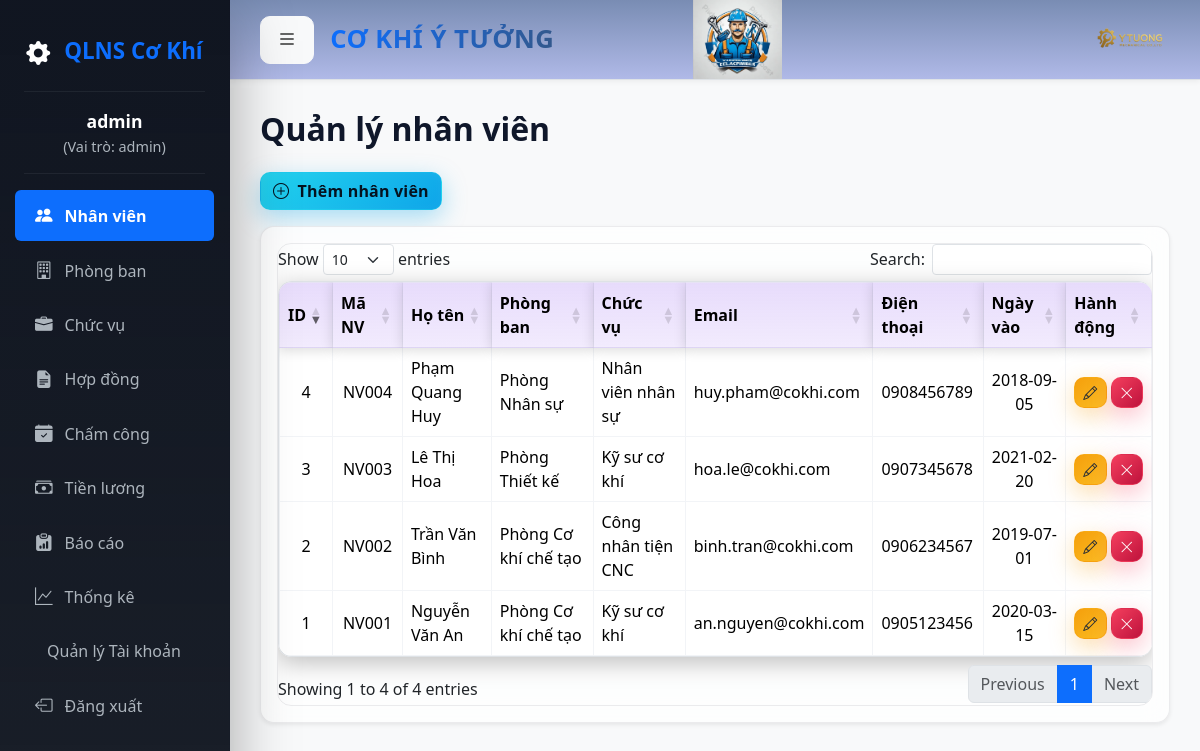
The page /employees.php (signed in) on the database its author committed.
### tables this page shows
CREATE TABLE employees (
  id INT AUTO_INCREMENT PRIMARY KEY,
  employee_code VARCHAR(50) UNIQUE,
  full_name VARCHAR(200),
  dob DATE,
  gender ENUM('M','F'),
  address VARCHAR(255),
  phone VARCHAR(50),
  email VARCHAR(150),
  join_date DATE,
  department_id INT,
  position_id INT,
  FOREIGN KEY (department_id) REFERENCES departments(id),
  FOREIGN KEY (position_id) REFERENCES positions(id)
);

CREATE TABLE departments (
  id INT AUTO_INCREMENT PRIMARY KEY,
  name VARCHAR(150),
  code VARCHAR(50),
  description TEXT
);

CREATE TABLE positions (
  id INT AUTO_INCREMENT PRIMARY KEY,
  title VARCHAR(150),
  level VARCHAR(50),
  description TEXT
);

### employees.php (the view, shortened to what this page needs)
<?php
include "inc/header.php";
$employees = $pdo->query("SELECT e.*, d.name as department_name, p.title as position_title
    FROM employees e
    LEFT JOIN departments d ON e.department_id=d.id
    LEFT JOIN positions p ON e.position_id=p.id
    ORDER BY e.id DESC")->fetchAll(PDO::FETCH_ASSOC);
?>
<h2 class="mb-4 fw-bold">Quản lý nhân viên</h2>
<button class="btn btn-success mb-3" data-bs-toggle="modal" data-bs-target="#addModal">
    <i class="bi bi-plus-circle me-1"></i> Thêm nhân viên
</button>
<div class="card shadow-sm glass">
    <div class="card-body">
        <div class="table-responsive">
            <table id="employeeTable" class="table table-bordered table-hover" style="width:100%">
                <thead class="text-center">
                    <tr>
                        <th>ID</th>
                        <th>Mã NV</th>
                        <th>Họ tên</th>
                        <th>Phòng ban</th>
                        <th>Chức vụ</th>
                        <th>Email</th>
                        <th>Điện thoại</th>
                        <th>Ngày vào</th>
                        <th>Hành động</th>
                    </tr>
                </thead>
                <tbody>
                    <?php foreach($employees as $e) { ?>
                    <tr>
                        <td class="text-center"><?= $e['id'] ?></td>
                        <td class="text-center"><?= $e['employee_code'] ?></td>
                        <td><?= htmlspecialchars($e['full_name']) ?></td>
                        <td><?= htmlspecialchars($e['department_name']) ?></td>
                        <td><?= htmlspecialchars($e['position_title']) ?></td>
                        <td><?= htmlspecialchars($e['email']) ?></td>
                        <td><?= htmlspecialchars($e['phone']) ?></td>
                        <td class="text-center"><?= $e['join_date'] ?></td>
                        <td class="text-center">
                            <a href="#" class="btn btn-warning btn-sm" data-bs-toggle="modal"
                                data-bs-target="#editModal<?= $e['id'] ?>" title="Sửa">
                                <i class="bi bi-pencil"></i>
                            </a>
                            <a href="?delete=<?= $e['id'] ?>" class="btn btn-danger btn-sm"
                                onclick="return confirm('Xóa nhân viên này và tất cả dữ liệu liên quan?')" title="Xóa">
                                <i class="bi bi-x-lg"></i>
                            </a>
                        </td>
                    </tr>
                    <?php } ?>
                </tbody>
            </table>
        </div>
    </div>
</div>
<link href="https://cdn.datatables.net/1.13.4/css/dataTables.bootstrap5.min.css" rel="stylesheet">
<?php include "inc/footer.php"; ?>

### assets/css/style.css (style rules this page uses)
:root { --bg-1: #0b0f19; --bg-2: #0f172a; --panel: rgba(17, 25, 40, 0.65); --panel-border: rgba(255, 255, 255, 0.08); --text: #e2e8f0; --muted: #94a3b8; --primary: #7c3aed; --primary-600: #6d28d9; --primary-700: #5b21b6; --success: #22d3ee; --danger: #f43f5e; --warning: #f59e0b; --surface-blur: blur(12px); --radius: 14px; --shadow-sm: 0 6px 24px rgba(0, 0, 0, 0.25); --shadow-lg: 0 20px 60px rgba(0, 0, 0, 0.35); }
body { background: radial-gradient( 1200px 800px at 10% 10%, rgba(124, 58, 237, 0.16), transparent 40% ), radial-gradient( 900px 700px at 90% 20%, rgba(34, 211, 238, 0.12), transparent 45% ), radial-gradient( 800px 600px at 30% 80%, rgba(244, 63, 94, 0.1), transparent 45% ), linear-gradient(180deg, var(--bg-1), var(--bg-2)); color: var(--text); font-family: "Segoe UI", Tahoma, Geneva, Verdana, sans-serif; min-height: 100vh; -webkit-font-smoothing: antialiased; }
table { background: var(--panel); backdrop-filter: var(--surface-blur); -webkit-backdrop-filter: var(--surface-blur); border: 1px solid var(--panel-border); border-radius: var(--radius); overflow: hidden; box-shadow: var(--shadow-sm); }
table th, table td { vertical-align: middle; color: var(--text); border-color: rgba(148, 163, 184, 0.12) !important; }
table th { text-align: center; background: linear-gradient( 180deg, rgba(124, 58, 237, 0.18), rgba(124, 58, 237, 0.1) ); color: #faf5ff; }
.btn { border-radius: 10px; font-weight: 600; letter-spacing: 0.2px; transition: transform 0.2s ease, box-shadow 0.2s ease, background 0.2s ease; }
.btn-success { background: linear-gradient(135deg, var(--success), #0ea5e9); border: 1px solid rgba(34, 211, 238, 0.35); box-shadow: 0 8px 24px rgba(14, 165, 233, 0.35), inset 0 0 12px rgba(255, 255, 255, 0.04); color: #05121f; }
.btn-danger { background: linear-gradient(135deg, var(--danger), #be123c); border: 1px solid rgba(244, 63, 94, 0.4); box-shadow: 0 8px 24px rgba(190, 18, 60, 0.35), inset 0 0 12px rgba(255, 255, 255, 0.03); }
.glass { background: var(--panel); border: 1px solid var(--panel-border); backdrop-filter: var(--surface-blur); -webkit-backdrop-filter: var(--surface-blur); border-radius: var(--radius); box-shadow: var(--shadow-sm); }
@media (prefers-color-scheme: light) { :root { --bg-1: #f5f7fb; --bg-2: #e9eef7; --panel: rgba(255, 255, 255, 0.75); --panel-border: rgba(15, 23, 42, 0.08); --text: #0f172a; --muted: #475569; } }
@media (prefers-color-scheme: light) { body { color: var(--text); } }
@media (prefers-color-scheme: light) { table th { color: #2e1065; } }
.table-responsive { overflow-x: auto; -webkit-overflow-scrolling: touch; border-radius: var(--radius); border: 1px solid var(--panel-border); }
.card, .glass { transition: transform 0.2s ease, box-shadow 0.2s ease; }
.table { position: relative; isolation: isolate; }
.table thead th { position: sticky; top: 0; z-index: 2; backdrop-filter: var(--surface-blur); -webkit-backdrop-filter: var(--surface-blur); box-shadow: inset 0 -1px 0 rgba(255, 255, 255, 0.06), 0 2px 12px rgba(0, 0, 0, 0.15); }
.table::before { content: ""; position: absolute; inset: -1px; border-radius: calc(var(--radius) + 6px); background: radial-gradient( 1200px 400px at 20% -10%, rgba(124, 58, 237, 0.25), transparent 40% ), radial-gradient( 900px 300px at 120% -20%, rgba(34, 211, 238, 0.22), transparent 45% ); filter: blur(14px); z-index: -1; pointer-events: none; }
.table tbody tr { transition: transform 0.18s ease, box-shadow 0.18s ease, background 0.18s ease, border-color 0.18s ease; }
.table tbody tr + tr { border-top: 1px solid rgba(148, 163, 184, 0.08); }
.btn-warning, .btn-outline-warning { color: #1f2937; background: linear-gradient(135deg, var(--warning), #fbbf24); border: 1px solid rgba(245, 158, 11, 0.45); box-shadow: 0 8px 24px rgba(245, 158, 11, 0.35); }
.btn-danger, .btn-outline-danger { box-shadow: 0 8px 24px rgba(244, 63, 94, 0.35); }

### inc/header.php (style rules this page uses)
body { background-color: #f8f9fa; font-family: 'Segoe UI', Tahoma, Geneva, Verdana, sans-serif; overflow-x: hidden; }

### rows shown on the page
employees: id "4", employee_code "NV004", full_name "Phạm Quang Huy", department.name "Phòng Nhân sự", position.title "Nhân viên nhân sự", email "huy.pham@cokhi.com", phone "0908456789", join_date "2018-09-05"
employees: id "3", employee_code "NV003", full_name "Lê Thị Hoa", department.name "Phòng Thiết kế", position.title "Kỹ sư cơ khí", email "hoa.le@cokhi.com", phone "0907345678", join_date "2021-02-20"
employees: id "2", employee_code "NV002", full_name "Trần Văn Bình", department.name "Phòng Cơ khí chế tạo", position.title "Công nhân tiện CNC", email "binh.tran@cokhi.com", phone "0906234567", join_date "2019-07-01"
employees: id "1", employee_code "NV001", full_name "Nguyễn Văn An", department.name "Phòng Cơ khí chế tạo", position.title "Kỹ sư cơ khí", email "an.nguyen@cokhi.com", phone "0905123456", join_date "2020-03-15"

### other values the page prints
$_SESSION['username'] "admin"
$role "admin"
